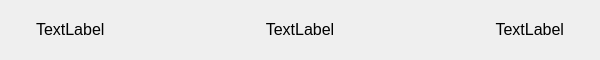
<?xml version="1.0" encoding="UTF-8"?>
<ui version="4.0">
 <class>PasswordCardWidget</class>
 <widget class="QWidget" name="PasswordCardWidget">
  <property name="geometry">
   <rect>
    <x>0</x>
    <y>0</y>
    <width>600</width>
    <height>60</height>
   </rect>
  </property>
  <property name="minimumSize">
   <size>
    <width>0</width>
    <height>60</height>
   </size>
  </property>
  <property name="windowTitle">
   <string>Form</string>
  </property>
  <layout class="QGridLayout" name="gridLayout">
   <item row="0" column="2">
    <widget class="QLabel" name="loginLabel">
     <property name="font">
      <font>
       <pointsize>12</pointsize>
      </font>
     </property>
     <property name="text">
      <string>TextLabel</string>
     </property>
     <property name="alignment">
      <set>Qt::AlignmentFlag::AlignCenter</set>
     </property>
     <property name="margin">
      <number>5</number>
     </property>
     <property name="textInteractionFlags">
      <set>Qt::TextInteractionFlag::LinksAccessibleByMouse|Qt::TextInteractionFlag::TextSelectableByMouse</set>
     </property>
    </widget>
   </item>
   <item row="0" column="4">
    <spacer name="horizontalSpacer_2">
     <property name="orientation">
      <enum>Qt::Orientation::Horizontal</enum>
     </property>
     <property name="sizeType">
      <enum>QSizePolicy::Policy::Fixed</enum>
     </property>
     <property name="sizeHint" stdset="0">
      <size>
       <width>25</width>
       <height>20</height>
      </size>
     </property>
    </spacer>
   </item>
   <item row="0" column="3">
    <widget class="QLabel" name="passwordLabel">
     <property name="font">
      <font>
       <pointsize>12</pointsize>
      </font>
     </property>
     <property name="text">
      <string>TextLabel</string>
     </property>
     <property name="alignment">
      <set>Qt::AlignmentFlag::AlignRight|Qt::AlignmentFlag::AlignTrailing|Qt::AlignmentFlag::AlignVCenter</set>
     </property>
     <property name="margin">
      <number>5</number>
     </property>
     <property name="textInteractionFlags">
      <set>Qt::TextInteractionFlag::LinksAccessibleByMouse|Qt::TextInteractionFlag::TextSelectableByMouse</set>
     </property>
    </widget>
   </item>
   <item row="0" column="1">
    <widget class="QLabel" name="urlLabel">
     <property name="font">
      <font>
       <pointsize>12</pointsize>
      </font>
     </property>
     <property name="text">
      <string>TextLabel</string>
     </property>
     <property name="alignment">
      <set>Qt::AlignmentFlag::AlignLeading|Qt::AlignmentFlag::AlignLeft|Qt::AlignmentFlag::AlignVCenter</set>
     </property>
     <property name="margin">
      <number>5</number>
     </property>
     <property name="textInteractionFlags">
      <set>Qt::TextInteractionFlag::LinksAccessibleByMouse|Qt::TextInteractionFlag::TextSelectableByMouse</set>
     </property>
    </widget>
   </item>
   <item row="0" column="0">
    <spacer name="horizontalSpacer">
     <property name="orientation">
      <enum>Qt::Orientation::Horizontal</enum>
     </property>
     <property name="sizeType">
      <enum>QSizePolicy::Policy::Fixed</enum>
     </property>
     <property name="sizeHint" stdset="0">
      <size>
       <width>25</width>
       <height>20</height>
      </size>
     </property>
    </spacer>
   </item>
  </layout>
 </widget>
 <resources/>
 <connections/>
</ui>
